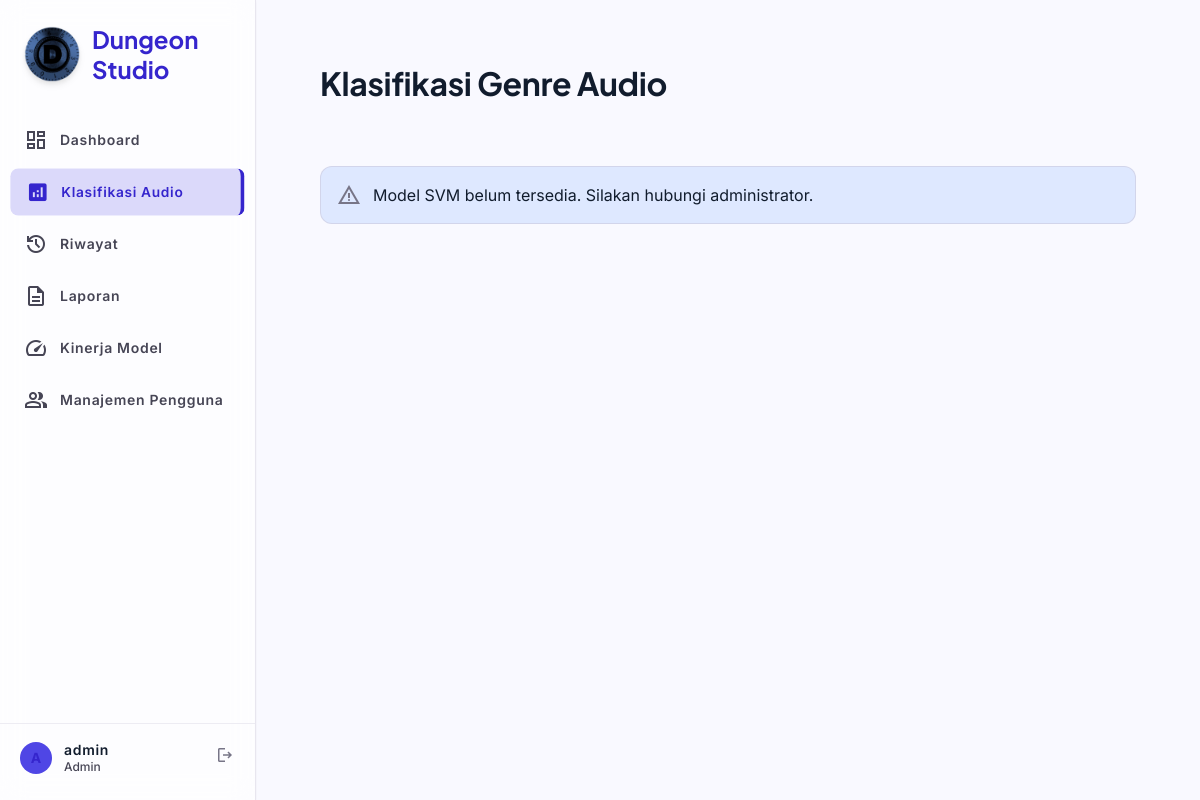
Screenshot of /klasifikasi/ (signed in) with the database file from the repository.
### Klasifikasi/models.py (models this page shows, shortened)
class CustomUser(AbstractUser):
    id_user = models.UUIDField(primary_key=True, default=uuid.uuid4, editable=False)
    class Meta:
        db_table = 'tb_user'
        verbose_name = 'Pengguna'
        verbose_name_plural = 'Pengguna'

class UserProfile(models.Model):
    id_profile = models.UUIDField(primary_key=True, default=uuid.uuid4, editable=False)
    user = models.OneToOneField(
        settings.AUTH_USER_MODEL,
        on_delete=models.CASCADE,
        related_name='profile',
        db_column='id_user'
    )
    role = models.CharField(max_length=30, choices=ROLE_CHOICES, default='pengguna_studio')
    is_active = models.BooleanField(default=True)
    tanggal_dibuat = models.DateTimeField(auto_now_add=True)
    class Meta:
        db_table = 'tb_user_profile'
        verbose_name = 'Profil Pengguna'
        verbose_name_plural = 'Profil Pengguna'

### Klasifikasi/views.py (the view, shortened to what this page needs)
# urls.py: path('klasifikasi/', views.klasifikasi_view, name='klasifikasi'),
@login_and_active_required
def klasifikasi_view(request):
    from .models import RiwayatKlasifikasi, FiturAudio
    role = get_user_role(request.user)
    context = {
        'supported_formats': ', '.join(sorted(SUPPORTED_FORMATS)),
        'model_ready': svm_model is not None,
        'role': role,
    }
    return render(request, 'Klasifikasi/klasifikasi.html', context)

### Klasifikasi/templates/Klasifikasi/klasifikasi.html (shortened to what this page needs)
{% extends "Klasifikasi/base.html" %}
{% block content %}
<div class="flex flex-col gap-xl">
  <div class="flex flex-col gap-2">
    <h2 class="font-display font-bold text-[22px] md:text-headline-lg text-on-surface">Klasifikasi Genre Audio</h2>
  </div>
  {% if not model_ready %}
  <div class="flex items-start gap-3 bg-surface-container-high border border-outline-variant/50 text-on-surface p-4 rounded-xl">
    <span class="material-symbols-outlined text-outline flex-shrink-0">warning</span>
    <p class="text-body-md">Model SVM belum tersedia. Silakan hubungi administrator.</p>
  </div>
  {% endif %}
</div>
{% endblock %}

### Klasifikasi/templates/Klasifikasi/base.html (shortened to what this page needs)
{% load static %}
<!DOCTYPE html>
<html lang="id" class="light">
<head>
  <script src="https://cdn.tailwindcss.com?plugins=forms,container-queries"></script>
  <script id="tailwind-config">
    tailwind.config = {
      darkMode: "class",
      theme: {
        extend: {
          colors: {
            "primary":                 "#3525cd",
            "on-primary":              "#ffffff",
            "primary-container":       "#4f46e5",
            "on-primary-container":    "#dad7ff",
            "primary-fixed":           "#e2dfff",
            "primary-fixed-dim":       "#c3c0ff",
            "on-primary-fixed":        "#0f0069",
            "on-primary-fixed-variant":"#3323cc",
            "inverse-primary":         "#c3c0ff",
            "secondary":               "#00687a",
            "on-secondary":            "#ffffff",
            "secondary-container":     "#57dffe",
            "on-secondary-container":  "#006172",
            "secondary-fixed":         "#acedff",
            "secondary-fixed-dim":     "#4cd7f6",
            "on-secondary-fixed":      "#001f26",
            "on-secondary-fixed-variant":"#004e5c",
            "tertiary":                "#46494b",
            "on-tertiary":             "#ffffff",
            "tertiary-container":      "#5e6163",
            "on-tertiary-container":   "#dadcde",
            "tertiary-fixed":          "#e0e3e5",
            "tertiary-fixed-dim":      "#c4c7c9",
            "on-tertiary-fixed":       "#191c1e",
            "on-tertiary-fixed-variant":"#444749",
            "error":                   "#ba1a1a",
            "on-error":                "#ffffff",
            "error-container":         "#ffdad6",
            "on-error-container":      "#93000a",
            "background":              "#f9f9ff",
            "on-background":           "#111c2d",
            "surface":                 "#f9f9ff",
            "surface-dim":             "#cfdaf2",
            "surface-bright":          "#f9f9ff",
            "surface-container-lowest":"#ffffff",
            "surface-container-low":   "#f0f3ff",
            "surface-container":       "#e7eeff",
            "surface-container-high":  "#dee8ff",
            "surface-container-highest":"#d8e3fb",
            "on-surface":              "#111c2d",
            "on-surface-variant":      "#464555",
            "surface-variant":         "#d8e3fb",
            "inverse-surface":         "#263143",
            "inverse-on-surface":      "#ecf1ff",
            "outline":                 "#777587",
            "outline-variant":         "#c7c4d8",
            "surface-tint":            "#4d44e3",
          },
          fontFamily: {
            "sans":        ["Inter", "ui-sans-serif", "system-ui", "sans-serif"],
            "display":     ["Plus Jakarta Sans", "sans-serif"],
            "headline-lg": ["Plus Jakarta Sans"],
            "headline-md": ["Plus Jakarta Sans"],
            "label-md":    ["Inter"],
            "label-sm":    ["Inter"],
            "body-md":     ["Inter"],
            "body-lg":     ["Inter"],
            "display-lg":  ["Plus Jakarta Sans"],
          },
          fontSize: {
            "headline-lg": ["32px", { lineHeight: "1.2", letterSpacing: "-0.01em", fontWeight: "700" }],
            "label-md":    ["14px", { lineHeight: "1.4", letterSpacing: "0.05em",  fontWeight: "600" }],
            "body-md":     ["16px", { lineHeight: "1.5", fontWeight: "400" }],
            "headline-md": ["24px", { lineHeight: "1.3", fontWeight: "600" }],
            "headline-lg-mobile": ["28px", { lineHeight: "1.2", fontWeight: "700" }],
            "body-lg":     ["18px", { lineHeight: "1.6", fontWeight: "400" }],
            "label-sm":    ["12px", { lineHeight: "1.4", fontWeight: "500" }],
            "display-lg":  ["48px", { lineHeight: "1.1", letterSpacing: "-0.02em", fontWeight: "800" }],
          },
          spacing: {
            "base": "4px",
            "xs":   "0.5rem",
            "sm":   "1rem",
            "md":   "1.5rem",
            "lg":   "2.5rem",
            "xl":   "4rem",
            "gutter": "24px",
            "container-max": "1280px",
          },
          borderRadius: {
            "DEFAULT": "0.25rem",
            "lg": "0.5rem",
            "xl": "0.75rem",
            "full": "9999px",
          },
        }
      }
    }
  </script>
</head>
<body class="bg-background text-on-background font-sans min-h-screen flex antialiased selection:bg-primary-container selection:text-on-primary-container">
  <div class="music-particles" id="musicParticles"></div>
  <aside class="h-screen w-64 fixed left-0 top-0 glass-sidebar border-r border-outline-variant/40 shadow-sm flex flex-col py-md z-50 hidden md:flex">
    <div class="px-6 mb-8 flex items-center gap-3">
      <img src="{% static 'asset-1.png' %}" alt="Dungeon Studio Logo" class="w-14 h-14 object-contain flex-shrink-0 drop-shadow-md">
      <div>
        <h1 class="font-display text-headline-md font-bold text-primary leading-tight">Dungeon Studio</h1>
      </div>
    </div>
    <nav class="flex-1 flex flex-col gap-1 px-2 overflow-y-auto">
      <a href="{% url 'Klasifikasi:home' %}"
         class="flex items-center gap-3 px-4 py-3 rounded-lg font-label-md text-label-md transition-colors duration-200
           {% if request.resolver_match.url_name == 'home' %}
             text-primary bg-primary-container/20 border-r-4 border-primary scale-[0.98]
           {% else %}
             text-on-surface-variant hover:bg-surface-container hover:text-on-surface
           {% endif %}">
        <span class="material-symbols-outlined" style="font-variation-settings:'FILL' {% if request.resolver_match.url_name == 'home' %}1{% else %}0{% endif %};">dashboard</span>
        <span>Dashboard</span>
      </a>
      <a href="{% url 'Klasifikasi:klasifikasi' %}"
         class="flex items-center gap-3 px-4 py-3 rounded-lg font-label-md text-label-md transition-colors duration-200
           {% if request.resolver_match.url_name == 'klasifikasi' %}
             text-primary bg-primary-container/20 border-r-4 border-primary scale-[0.98]
           {% else %}
             text-on-surface-variant hover:bg-surface-container hover:text-on-surface
           {% endif %}">
        <span class="material-symbols-outlined" style="font-variation-settings:'FILL' {% if request.resolver_match.url_name == 'klasifikasi' %}1{% else %}0{% endif %};">analytics</span>
        <span>Klasifikasi Audio</span>
      </a>
      <a href="{% url 'Klasifikasi:riwayat' %}"
         class="flex items-center gap-3 px-4 py-3 rounded-lg font-label-md text-label-md transition-colors duration-200
           {% if request.resolver_match.url_name == 'riwayat' %}
             text-primary bg-primary-container/20 border-r-4 border-primary scale-[0.98]
           {% else %}
             text-on-surface-variant hover:bg-surface-container hover:text-on-surface
           {% endif %}">
        <span class="material-symbols-outlined" style="font-variation-settings:'FILL' {% if request.resolver_match.url_name == 'riwayat' %}1{% else %}0{% endif %};">history</span>
        <span>Riwayat</span>
      </a>
      <a href="{% url 'Klasifikasi:laporan' %}"
         class="flex items-center gap-3 px-4 py-3 rounded-lg font-label-md text-label-md transition-colors duration-200
           {% if request.resolver_match.url_name == 'laporan' %}
             text-primary bg-primary-container/20 border-r-4 border-primary scale-[0.98]
           {% else %}
             text-on-surface-variant hover:bg-surface-container hover:text-on-surface
           {% endif %}">
        <span class="material-symbols-outlined" style="font-variation-settings:'FILL' {% if request.resolver_match.url_name == 'laporan' %}1{% else %}0{% endif %};">description</span>
        <span>Laporan</span>
      </a>
      {% if user.profile.role == 'admin' or user.profile.role == 'pengelola_studio' %}
      <a href="{% url 'Klasifikasi:kinerja' %}"
         class="flex items-center gap-3 px-4 py-3 rounded-lg font-label-md text-label-md transition-colors duration-200
           {% if request.resolver_match.url_name == 'kinerja' %}
             text-primary bg-primary-container/20 border-r-4 border-primary scale-[0.98]
           {% else %}
             text-on-surface-variant hover:bg-surface-container hover:text-on-surface
           {% endif %}">
        <span class="material-symbols-outlined" style="font-variation-settings:'FILL' {% if request.resolver_match.url_name == 'kinerja' %}1{% else %}0{% endif %};">speed</span>
        <span>Kinerja Model</span>
      </a>
      {% endif %}
      {% if user.profile.role == 'admin' %}
      <a href="{% url 'Klasifikasi:user_management' %}"
         class="flex items-center gap-3 px-4 py-3 rounded-lg font-label-md text-label-md transition-colors duration-200
           {% if request.resolver_match.url_name == 'user_management' %}
             text-primary bg-primary-container/20 border-r-4 border-primary scale-[0.98]
           {% else %}
             text-on-surface-variant hover:bg-surface-container hover:text-on-surface
           {% endif %}">
        <span class="material-symbols-outlined" style="font-variation-settings:'FILL' {% if request.resolver_match.url_name == 'user_management' %}1{% else %}0{% endif %};">group</span>
        <span>Manajemen Pengguna</span>
      </a>
      {% endif %}
    </nav>
    <div class="px-4 mt-auto pt-4 border-t border-outline-variant/30 space-y-4">
      <div class="flex items-center gap-3 px-1">
        <div class="w-8 h-8 rounded-full bg-primary-container text-primary flex items-center justify-center font-bold text-sm flex-shrink-0">
          {{ user.first_name|first|upper|default:user.username|first|upper }}
        </div>
        <div class="flex-1 min-w-0">
          <p class="font-label-md text-label-md text-on-surface truncate">{{ user.first_name|default:user.username }}</p>
          <p class="font-label-sm text-label-sm text-on-surface-variant truncate">{{ user.profile.get_role_display|default:"Pengguna" }}</p>
        </div>
        <a href="{% url 'Klasifikasi:logout' %}" class="text-outline hover:text-error transition-colors flex-shrink-0" title="Logout">
          <span class="material-symbols-outlined text-[20px]">logout</span>
        </a>
      </div>
    </div>
  </aside>
  <div class="flex-1 flex flex-col min-h-screen ml-0 md:ml-64">
    <main class="flex-1 p-4 md:p-xl max-w-container-max mx-auto w-full pb-24 md:pb-10">
      {% block content %}{% endblock %}
    </main>
  </div>
</body>
</html>

### Klasifikasi/templates/Klasifikasi/base.html (style rules this page uses)
.material-symbols-outlined { font-family: 'Material Symbols Outlined'; font-weight: normal; font-style: normal; font-size: 24px; line-height: 1; letter-spacing: normal; text-transform: none; display: inline-block; white-space: nowrap; direction: ltr; -webkit-font-smoothing: antialiased; }
.glass-sidebar { background: rgba(255,255,255,0.7); backdrop-filter: blur(12px); -webkit-backdrop-filter: blur(12px); }
.music-particles { position: fixed; inset: 0; z-index: 1; pointer-events: none; overflow: hidden; }

### rows the page displays
CustomUser: first_name|first "A", first_name "admin", profile.role "Admin"
